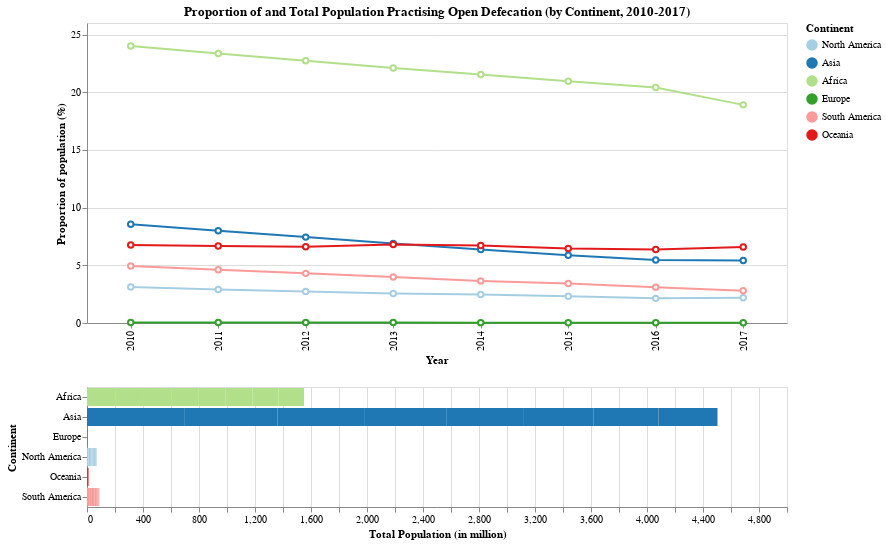

Here is the Vega-Lite specification saved for this chart:
### Vega-Lite specification from a JSON file in a GitHub repository (floating-point values rounded to 4 significant figures)
{"config": {"view": {"continuousWidth": 600, "continuousHeight": 300}}, "vconcat": [{"mark": {"type": "line", "point": {"filled": false, "fill": "white"}}, "encoding": {"color": {"condition": {"type": "nominal", "field": "Continent", "legend": {"title": "Continent"}, "selection": "selector007"}, "value": "lightgray"}, "tooltip": [{"type": "quantitative", "field": "Year"}, {"type": "quantitative", "field": "Open_Defecation"}], "x": {"type": "ordinal", "axis": {"title": "Year"}, "field": "Year", "scale": {"zero": false}}, "y": {"type": "quantitative", "axis": {"title": "Proportion of population (%)"}, "field": "Open_Defecation", "scale": {"zero": false}}}, "selection": {"selector007": {"type": "interval", "encodings": ["x"]}}, "title": "Proportion of and Total Population Practising Open Defecation (by Continent, 2010-2017)", "width": 700}, {"mark": "bar", "encoding": {"color": {"type": "nominal", "field": "Continent", "scale": {"domain": ["North America", "Asia", "Africa", "Europe", "South America", "Oceania"], "range": ["#a6cee3", "#1f78b4", "#b2df8a", "#33a02c", "#fb9a99", "#e31a1c", "#fdbf6f"]}}, "x": {"type": "quantitative", "axis": {"title": "Total Population (in million)"}, "field": "pop_od_sani"}, "y": {"type": "nominal", "axis": {"title": "Continent"}, "field": "Continent"}}, "transform": [{"filter": {"selection": "selector007"}}], "width": 700}], "data": {"name": "data-7a2413b415f9e8f3325931896b4821ed"}, "$schema": "https://vega.github.io/schema/vega-lite/v4.8.1.json", "datasets": {"data-7a2413b415f9e8f3325931896b4821ed": [{"Continent": "Africa", "Year": 2010, "Open_Defecation": 24.0, "pop_od_sani": 204.5}, {"Continent": "Africa", "Year": 2011, "Open_Defecation": 23.35, "pop_od_sani": 202.1}, {"Continent": "Africa", "Year": 2012, "Open_Defecation": 22.73, "pop_od_sani": 197.5}, {"Continent": "Africa", "Year": 2013, "Open_Defecation": 22.11, "pop_od_sani": 194.8}, {"Continent": "Africa", "Year": 2014, "Open_Defecation": 21.53, "pop_od_sani": 192.2}, {"Continent": "Africa", "Year": 2015, "Open_Defecation": 20.96, "pop_od_sani": 189.4}, {"Continent": "Africa", "Year": 2016, "Open_Defecation": 20.4, "pop_od_sani": 186.4}, {"Continent": "Africa", "Year": 2017, "Open_Defecation": 18.9, "pop_od_sani": 183.0}, {"Continent": "Asia", "Year": 2010, "Open_Defecation": 8.549, "pop_od_sani": 698.9}, {"Continent": "Asia", "Year": 2011, "Open_Defecation": 7.994, "pop_od_sani": 662.0}, {"Continent": "Asia", "Year": 2012, "Open_Defecation": 7.443, "pop_od_sani": 624.0}, {"Continent": "Asia", "Year": 2013, "Open_Defecation": 6.899, "pop_od_sani": 584.9}, {"Continent": "Asia", "Year": 2014, "Open_Defecation": 6.369, "pop_od_sani": 545.0}, {"Continent": "Asia", "Year": 2015, "Open_Defecation": 5.865, "pop_od_sani": 504.2}, {"Continent": "Asia", "Year": 2016, "Open_Defecation": 5.459, "pop_od_sani": 462.7}, {"Continent": "Asia", "Year": 2017, "Open_Defecation": 5.42, "pop_od_sani": 421.6}, {"Continent": "Europe", "Year": 2010, "Open_Defecation": 0.03665, "pop_od_sani": 0.3298}, {"Continent": "Europe", "Year": 2011, "Open_Defecation": 0.03661, "pop_od_sani": 0.3204}, {"Continent": "Europe", "Year": 2012, "Open_Defecation": 0.03709, "pop_od_sani": 0.3117}, {"Continent": "Europe", "Year": 2013, "Open_Defecation": 0.03788, "pop_od_sani": 0.3121}, {"Continent": "Europe", "Year": 2014, "Open_Defecation": 0.0317, "pop_od_sani": 0.3028}, {"Continent": "Europe", "Year": 2015, "Open_Defecation": 0.02935, "pop_od_sani": 0.2944}, {"Continent": "Europe", "Year": 2016, "Open_Defecation": 0.02985, "pop_od_sani": 0.2938}, {"Continent": "Europe", "Year": 2017, "Open_Defecation": 0.02961, "pop_od_sani": 0.2927}, {"Continent": "North America", "Year": 2010, "Open_Defecation": 3.128, "pop_od_sani": 11.42}, {"Continent": "North America", "Year": 2011, "Open_Defecation": 2.905, "pop_od_sani": 10.63}, {"Continent": "North America", "Year": 2012, "Open_Defecation": 2.724, "pop_od_sani": 9.815}, {"Continent": "North America", "Year": 2013, "Open_Defecation": 2.552, "pop_od_sani": 8.991}, {"Continent": "North America", "Year": 2014, "Open_Defecation": 2.471, "pop_od_sani": 8.155}, {"Continent": "North America", "Year": 2015, "Open_Defecation": 2.327, "pop_od_sani": 7.306}, {"Continent": "North America", "Year": 2016, "Open_Defecation": 2.134, "pop_od_sani": 6.446}, {"Continent": "North America", "Year": 2017, "Open_Defecation": 2.195, "pop_od_sani": 5.638}, {"Continent": "Oceania", "Year": 2010, "Open_Defecation": 6.753, "pop_od_sani": 1.355}, {"Continent": "Oceania", "Year": 2011, "Open_Defecation": 6.68, "pop_od_sani": 1.39}, {"Continent": "Oceania", "Year": 2012, "Open_Defecation": 6.608, "pop_od_sani": 1.425}, {"Continent": "Oceania", "Year": 2013, "Open_Defecation": 6.806, "pop_od_sani": 1.461}, {"Continent": "Oceania", "Year": 2014, "Open_Defecation": 6.72, "pop_od_sani": 1.496}, {"Continent": "Oceania", "Year": 2015, "Open_Defecation": 6.46, "pop_od_sani": 1.532}, {"Continent": "Oceania", "Year": 2016, "Open_Defecation": 6.371, "pop_od_sani": 1.568}, {"Continent": "Oceania", "Year": 2017, "Open_Defecation": 6.594, "pop_od_sani": 1.604}, {"Continent": "South America", "Year": 2010, "Open_Defecation": 4.942, "pop_od_sani": 15.45}, {"Continent": "South America", "Year": 2011, "Open_Defecation": 4.62, "pop_od_sani": 14.28}, {"Continent": "South America", "Year": 2012, "Open_Defecation": 4.301, "pop_od_sani": 13.12}, {"Continent": "South America", "Year": 2013, "Open_Defecation": 3.986, "pop_od_sani": 11.95}, {"Continent": "South America", "Year": 2014, "Open_Defecation": 3.65, "pop_od_sani": 10.74}, {"Continent": "South America", "Year": 2015, "Open_Defecation": 3.433, "pop_od_sani": 8.618}, {"Continent": "South America", "Year": 2016, "Open_Defecation": 3.109, "pop_od_sani": 7.456}, {"Continent": "South America", "Year": 2017, "Open_Defecation": 2.802, "pop_od_sani": 6.325}]}}
